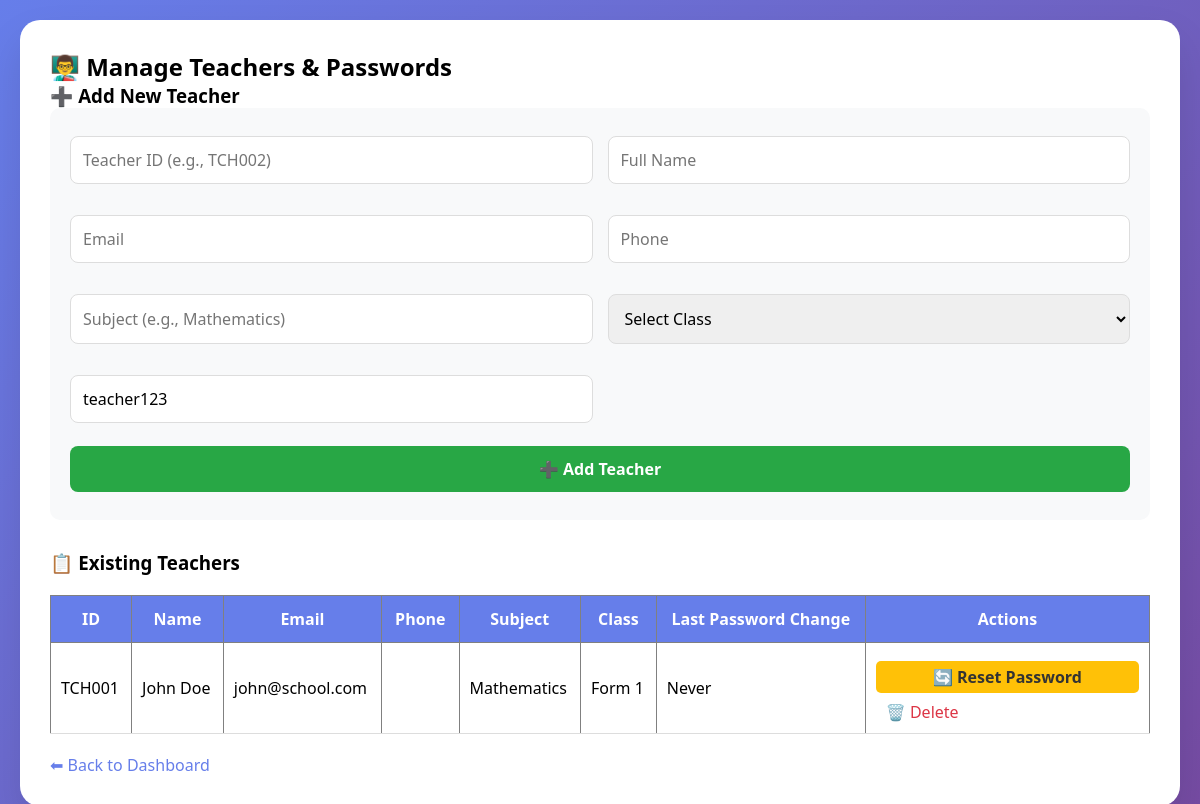
Screenshot of /admin_manage_teachers.php (signed in) with the database file from the repository.
### tables this page shows
CREATE TABLE `teachers` (
  `id` int(11) NOT NULL,
  `teacher_id` varchar(20) DEFAULT NULL,
  `full_name` varchar(100) DEFAULT NULL,
  `email` varchar(100) DEFAULT NULL,
  `phone` varchar(15) DEFAULT NULL,
  `subject` varchar(50) DEFAULT NULL,
  `class_assigned` varchar(20) DEFAULT NULL,
  `password` varchar(255) DEFAULT NULL,
  `registered_date` timestamp NOT NULL DEFAULT current_timestamp(),
  `password_reset_token` varchar(100) DEFAULT NULL,
  `password_reset_expires` datetime DEFAULT NULL,
  `last_password_change` datetime DEFAULT NULL,
  `failed_login_attempts` int(11) DEFAULT 0,
  `account_locked_until` datetime DEFAULT NULL
);

### admin_manage_teachers.php (the view, shortened to what this page needs)
<?php
include 'config.php';
?>
<!DOCTYPE html>
<html>
<head>
    <link rel="stylesheet" href="style.css">
</head>
<body>
<div class="container">
    <h2>👨‍🏫 Manage Teachers & Passwords</h2>
    <h3>➕ Add New Teacher</h3>
    <form method="POST" style="background:#f8f9fa; padding:20px; border-radius:10px; margin-bottom:30px;">
        <div class="form-grid">
            <input type="text" name="teacher_id" placeholder="Teacher ID (e.g., TCH002)" required>
            <input type="text" name="full_name" placeholder="Full Name" required>
            <input type="email" name="email" placeholder="Email" required>
            <input type="tel" name="phone" placeholder="Phone" required>
            <input type="text" name="subject" placeholder="Subject (e.g., Mathematics)" required>
            <select name="class_assigned" required>
                <option value="">Select Class</option>
            </select>
            <input type="text" name="password" placeholder="Default Password" value="teacher123" required>
        </div>
        <button type="submit" name="add_teacher" style="margin-top:15px; background:#28a745;">➕ Add Teacher</button>
    </form>
    <h3>📋 Existing Teachers</h3>
    <table border="1" cellpadding="10" width="100%" style="border-collapse: collapse;">
        <thead>
            <tr style="background:#667eea; color:white;">
                <th>ID</th>
                <th>Name</th>
                <th>Email</th>
                <th>Phone</th>
                <th>Subject</th>
                <th>Class</th>
                <th>Last Password Change</th>
                <th>Actions</th>
              </tr>
        </thead>
        <tbody>
            <?php
            $teachers = $conn->query("SELECT * FROM teachers ORDER BY full_name");
            if($teachers && $teachers->num_rows > 0):
                while($teacher = $teachers->fetch_assoc()):
            ?>
                <tr>
                    <td><?= htmlspecialchars($teacher['teacher_id']) ?></td>
                    <td><?= htmlspecialchars($teacher['full_name']) ?></td>
                    <td><?= htmlspecialchars($teacher['email']) ?></td>
                    <td><?= htmlspecialchars($teacher['phone']) ?></td>
                    <td><?= htmlspecialchars($teacher['subject']) ?></td>
                    <td><?= htmlspecialchars($teacher['class_assigned']) ?></td>
                    <td><?= $teacher['last_password_change'] ? date('d M Y', strtotime($teacher['last_password_change'])) : 'Never' ?></td>
                    <td>
                        <button class="reset-btn" onclick="openResetModal('<?= $teacher['id'] ?>', '<?= htmlspecialchars($teacher['full_name']) ?>')">🔄 Reset Password</button>
                        <a href="?delete=<?= $teacher['id'] ?>" class="delete-btn" onclick="return confirm('Delete this teacher? This action cannot be undone!')">🗑️ Delete</a>
                     </td>
                 </tr>
            <?php
                endwhile;
            else:
            ?>
                <tr>
                    <td colspan="8" style="text-align:center;">No teachers found. Add your first teacher above.</td>
                </tr>
            <?php endif; ?>
        </tbody>
     </table>
     <div style="margin-top: 20px;">
         <a href="index.php">⬅ Back to Dashboard</a>
     </div>
</div>
</body>
</html>

### style.css (style rules this page uses)
* { margin: 0; padding: 0; box-sizing: border-box; font-family: 'Segoe UI', Tahoma, Geneva, Verdana, sans-serif; }
body { background: linear-gradient(135deg, #667eea 0%, #764ba2 100%); min-height: 100vh; padding: 20px; }
.container { max-width: 1200px; margin: auto; background: white; border-radius: 20px; padding: 30px; box-shadow: 0 20px 40px rgba(0,0,0,0.1); }
input, select, textarea, button { width: 100%; padding: 12px; margin: 8px 0; border: 1px solid #ddd; border-radius: 8px; font-size: 16px; }
button { background: #667eea; color: white; border: none; cursor: pointer; font-weight: bold; }
table { width: 100%; border-collapse: collapse; margin: 20px 0; }
th { background: #667eea; color: white; padding: 12px; }
td { padding: 10px; border-bottom: 1px solid #ddd; }
a { color: #667eea; text-decoration: none; }

### admin_manage_teachers.php (style rules this page uses)
.reset-btn { background: #ffc107; color: #333; border: none; padding: 5px 10px; border-radius: 5px; cursor: pointer; }
.delete-btn { color: #dc3545; margin-left: 10px; text-decoration: none; }
.form-grid { display: grid; grid-template-columns: repeat(2, 1fr); gap: 15px; }

### rows the page displays
teachers: teacher "TCH001", full_name "John Doe", email "john@school.com", subject "Mathematics", class_assigned "Form 1", shows "Never"
